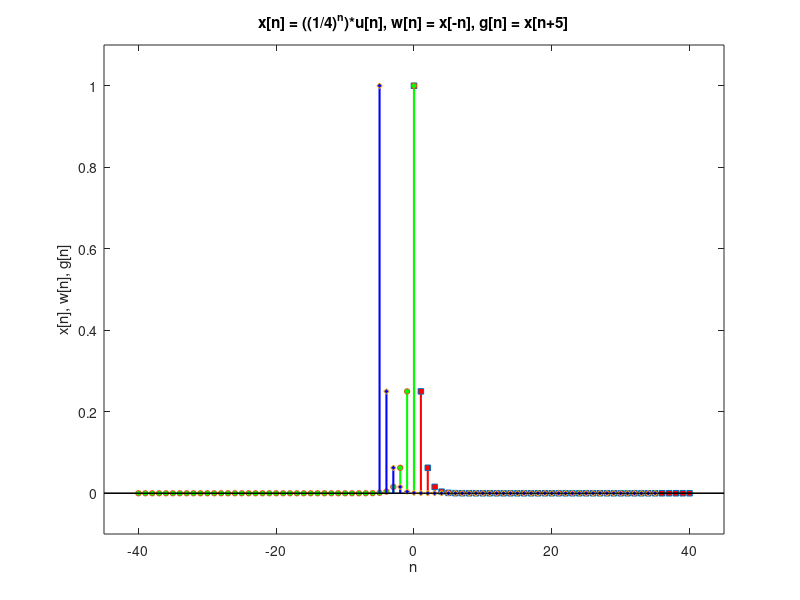

The MATLAB script that drew this image:
% Intervalo
n_0 = 0;
n_n = 40;
n = n_0:n_n;
nnnn = -5:40;

% Com a função degrau unitário teremos apenas valores positivos de n para 
% que x seja diferente de 0, já que u[n] = 1 para n >= 0 e u[n] = 0 para
% n < 0:

% Sinal x[n]:
x = ((1/4).^n) .* (n >= 0);

% Sinal w[n]:
w = x(end:-1:1); % inverte a ordem de x
n_aux = (-1)*n; % transformando em negativos
n_aux = n_aux(end:-1:1); % invertendo vetor de negativos


% Definição do sinal g[n]
g = x((n+5) >= 0); % adiciona um atraso de 5 amostras em x e trunca o sinal
naux = nnnn(6:end);

figure(1)
% stem(n,x,'LineStyle','o','Color','red');
stem(n,x,'s','Color', 'red','LineWidth',1.5,'MarkerSize',4,'MarkerFaceColor','red');
hold on;
stem(n_aux,w,'o','Color', 'green','LineWidth',1.5,'MarkerSize',4,'MarkerFaceColor','green');
% stem(n_aux,w,'o','Color', 'green');
hold on;
stem(naux-5,g,'d','Color', 'blue','LineWidth',1.5,'MarkerSize',4,'MarkerFaceColor','blue');
% stem(naux-5,g,'d','Color', 'blue');
hold off;
axis([-45 45 -0.1 1.1]);

title('x[n] = ((1/4)^n)*u[n], w[n] = x[-n], g[n] = x[n+5]');
xlabel('n');
ylabel('x[n], w[n], g[n]');
